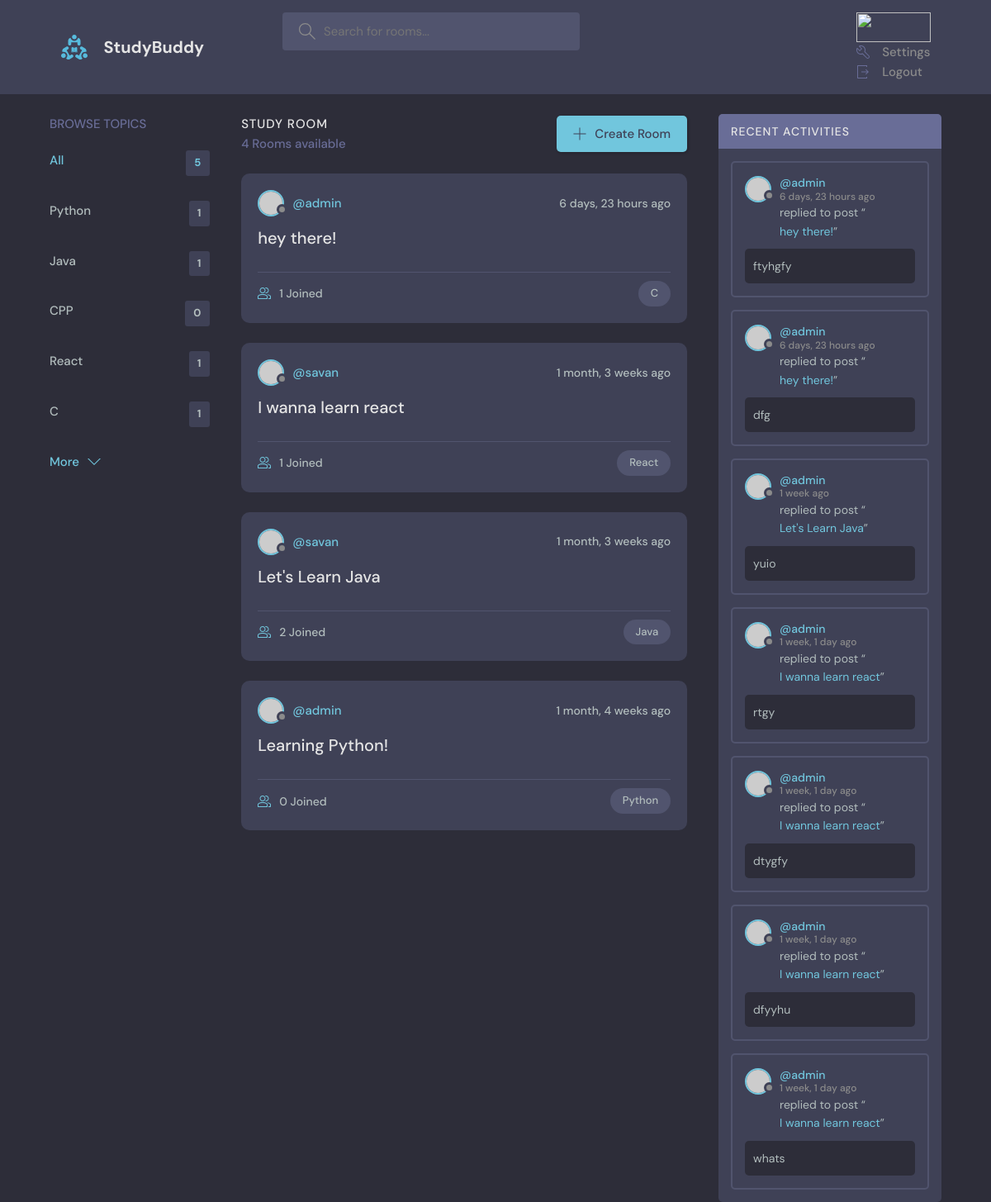
Before: / with the older database file.
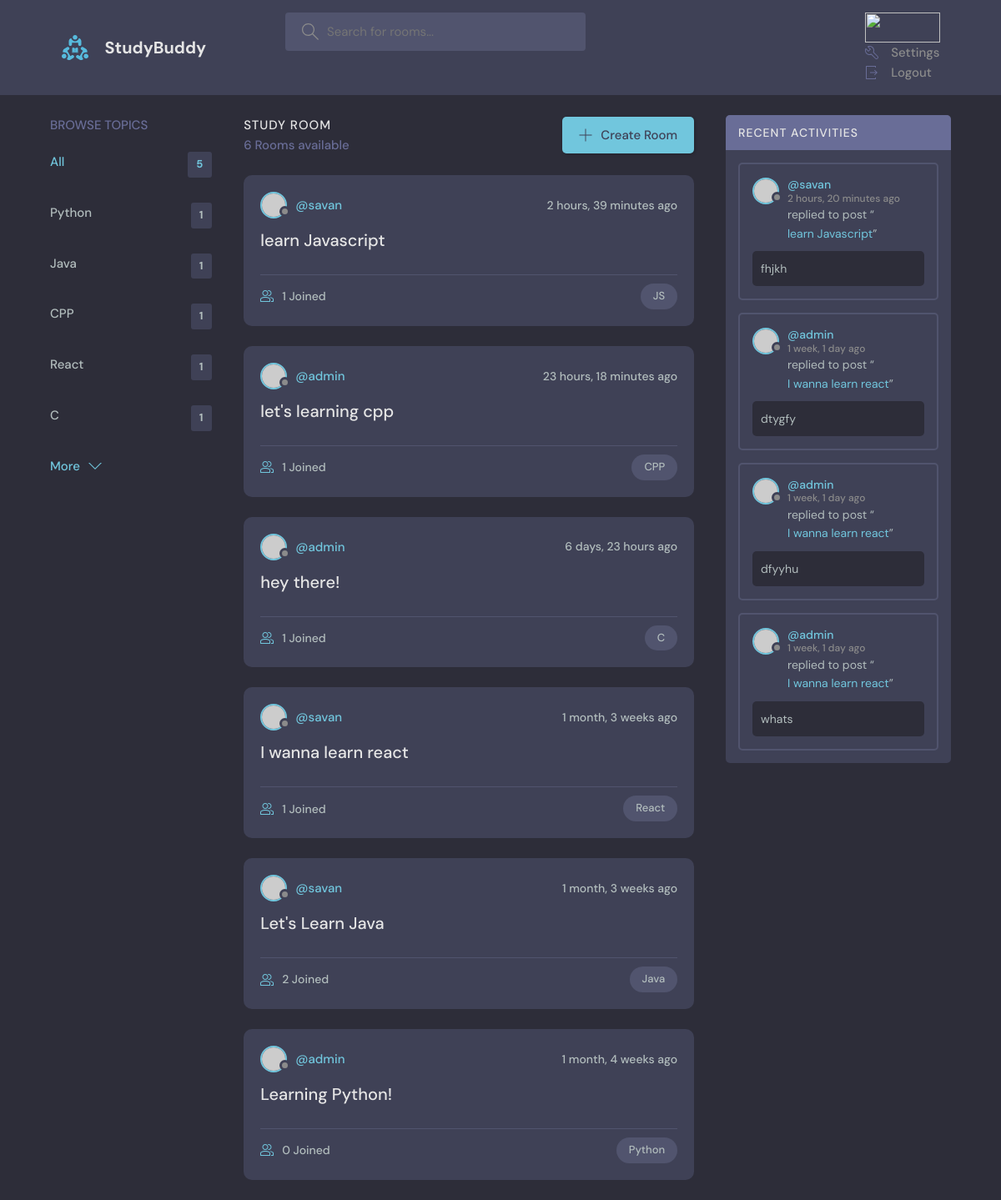
After: the same page with the newer database file.
### base/models.py (models this page shows, shortened)
class Topic(models.Model):
    name = models.CharField(max_length=200)

class Room(models.Model):
    host = models.ForeignKey(User, on_delete=models.SET_NULL, null=True)
    topic = models.ForeignKey(Topic, on_delete=models.SET_NULL, null=True)
    name = models.CharField(max_length=200)
    description = models.TextField(null=True, blank=True)
    participants = models.ManyToManyField(User, related_name="participants", blank=True)
    updated = models.DateTimeField(auto_now=True)
    created = models.DateTimeField(auto_now_add=True)
    class Meta:
        ordering = ['-updated','-created']
    def __str__(self):
        return self.name

class Message(models.Model):
    user = models.ForeignKey(User, on_delete=models.CASCADE)
    room = models.ForeignKey(Room, on_delete=models.CASCADE)
    body = models.TextField()
    updated = models.DateTimeField(auto_now=True)
    created = models.DateTimeField(auto_now_add=True)
    class Meta:
        ordering = ['-updated','-created']

### base/views.py (the view)
# urls.py: path('',views.home, name='home'),
def home(request):
    q = request.GET.get('q') if request.GET.get('q') != None else ''
    topics = Topic.objects.all()[0:5]
    rooms = Room.objects.filter(Q(topic__name__icontains=q) |
                                Q(name__icontains=q) |
                                Q(description__icontains=q)
                                )
    room_count = rooms.count()
    room_messages = Message.objects.filter(Q(room__topic__name__icontains=q))
    context = {'rooms': rooms, 'topics': topics, 'room_count':room_count, 'room_messages': room_messages}
    return render(request, 'base/home.html', context)

### base/templates/base/home.html (shortened to what this page needs)
{% extends 'studybud/templates/main.html' %}
{% block content %}
<main class="layout layout--3">
  <div class="container">
    {% include 'base/topics_component.html' %}
    <div class="roomList">
      <div class="roomList__header">
        <div>
          <h2>Study Room</h2>
          <p> {{room_count}} Rooms available </p>
        </div>
        <a class="btn btn--main" href="{% url 'create-room' %}">
          <svg version="1.1" xmlns="http://www.w3.org/2000/svg" width="32" height="32" viewBox="0 0 32 32">
            <title>add</title>
            <path
              d="M16.943 0.943h-1.885v14.115h-14.115v1.885h14.115v14.115h1.885v-14.115h14.115v-1.885h-14.115v-14.115z"
            ></path>
          </svg>
          Create Room
        </a>
      </div>
      {% include 'base/feed_component.html' %}
    </div>
    {% include 'base/activity_component.html' %}
  </div>
</main>
{% endblock content %}

### base/templates/base/topics_component.html
<div class="topics">
    <div class="topics__header">
      <h2>Browse Topics</h2>
    </div>
    <ul class="topics__list">
      <li>
        <a href="{% url 'home' %}" class="active">All <span>{{topics.count}}</span></a>
      </li>
      {% for topic in topics %}
      <li>
        <a href="{% url 'home' %}?q={{topic.name}}">{{topic.name}}<span>{{topic.room_set.all.count}}</span></a>
      </li>
      {% endfor %}
    </ul>
    <a class="btn btn--link" href="{% url 'topics' %}">
      More
      <svg version="1.1" xmlns="http://www.w3.org/2000/svg" width="32" height="32" viewBox="0 0 32 32">
        <title>chevron-down</title>
        <path d="M16 21l-13-13h-3l16 16 16-16h-3l-13 13z"></path>
      </svg>
    </a>
  </div>

### base/templates/base/feed_component.html (shortened to what this page needs)
{%for room in rooms%}
<div class="roomListRoom">
    <div class="roomListRoom__header">
      <a href="{% url 'user-profile' room.host.id %}" class="roomListRoom__author">
        <div class="avatar avatar--small">
          <img src="https://randomuser.me/api/portraits/women/11.jpg" />
        </div>
        <span>@{{room.host.username}}</span>
      </a>
      <div class="roomListRoom__actions">
        <span>{{room.created|timesince}} ago</span>
      </div>
    </div>
    <div class="roomListRoom__content">
      <a href="{% url 'room' room.id %}">{{room.name}}</a>
    </div>
    <div class="roomListRoom__meta">
      <a href="{% url 'room' room.id %}" class="roomListRoom__joined">
        {{room.participants.all.count}} Joined
      </a>
      <p class="roomListRoom__topic">{{room.topic.name}}</p>
    </div>
  </div>
{% endfor %}

### base/templates/base/activity_component.html (shortened to what this page needs)
<div class="activities">
    <div class="activities__header">
      <h2>Recent Activities</h2>
    </div>
    {% for message in room_messages %}
    <div class="activities__box">
      <div class="activities__boxHeader roomListRoom__header">
        <a href="{% url 'user-profile' message.user.id %}" class="roomListRoom__author">
          <div class="avatar avatar--small">
            <img src="https://randomuser.me/api/portraits/women/11.jpg" />
          </div>
          <p>
            @{{message.user}}
            <span> {{ message.created|timesince}} ago</span>
          </p>
        </a>
      </div>
      <div class="activities__boxContent">
        <p>replied to post “<a href="{% url 'room' message.room.id %}">{{ message.room }}</a>”</p>
        <div class="activities__boxRoomContent">
            {{message.body}}
        </div>
      </div>
    </div>
    {% endfor %}
  </div>

Changed rows visible on the page:
removed Message: user "admin", created "6 days, 23 hours", room "hey there!", body "ftyhgfy"
removed Message: user "admin", created "6 days, 23 hours", room "hey there!", body "dfg"
removed Message: user "admin", created "1 week", room "Let's Learn Java", body "yuio"
removed Message: user "admin", created "1 week, 1 day", room "I wanna learn react", body "rtgy"
computed for Topic "CPP": room_set.all.count "0" → "1"
added Room: host.username "savan", created "2 hours, 39 minutes", name "learn Javascript", participants.all.count "1", topic.name "JS"
added Room: host.username "admin", created "23 hours, 18 minutes", name "let's learning cpp", participants.all.count "1", topic.name "CPP"
added Message: user "savan", created "2 hours, 20 minutes", room "learn Javascript", body "fhjkh"
Other visible differences:
{{ room_count }}: "4" → "6"
